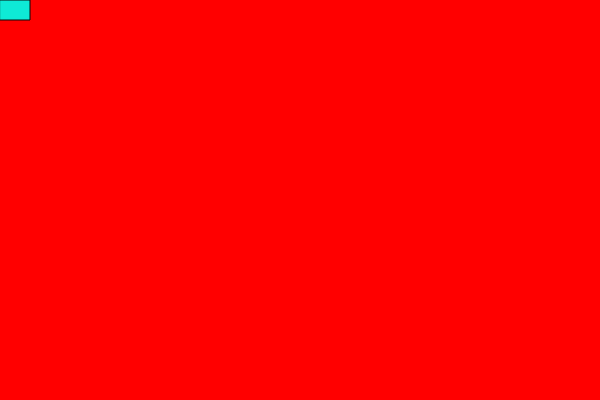
Frame 1 (no input)
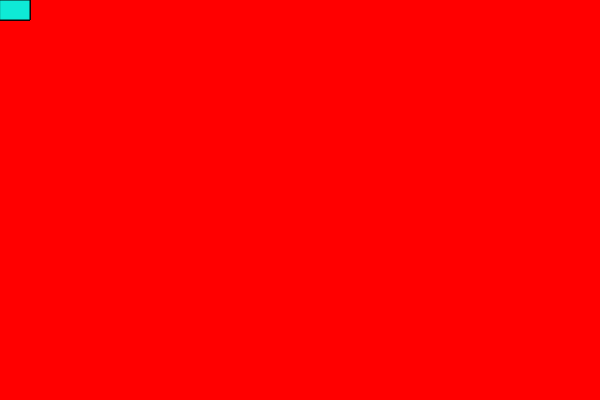
Frame 60 (no input)
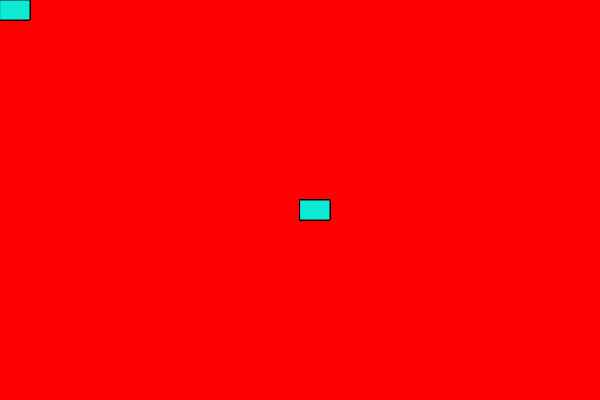
Frame 120 (the mouse pressed at the canvas centre since frame 60)

The p5.js sketch that drew these frames (run headless with seeded random() and noise() and a simulated clock; from frame 60 on, the mouse is pressed at the canvas centre):

// p5.js sketch
// ── sketch.js
function setup() {
    createCanvas(600, 400);
    background('red');
  }
  
  function draw() {
    stroke('#0A0A0A')
    fill('#0EEAD6');
    //console.log(moseIsPressed);
    if  (mouseIsPressed);   
    rect( mouseX,mouseY, 30, 20);
  }
